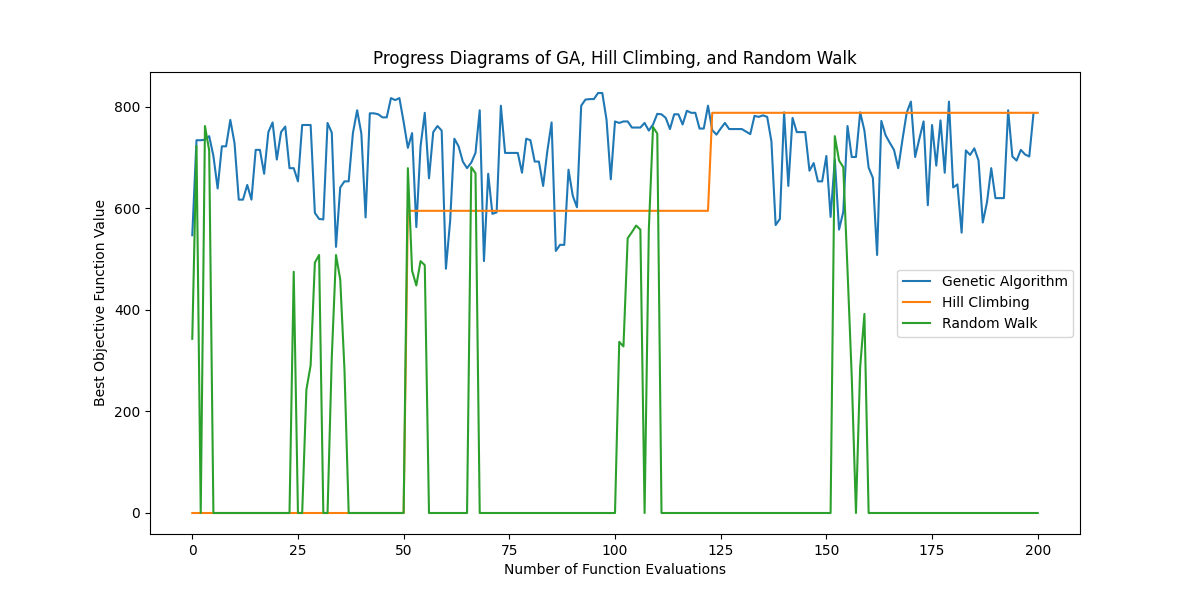

Reproduce this figure in Python.
import matplotlib.pyplot as plt
from p2e import *
from p2cd import *

# We need to modify the hill climbing and random walk algorithms to keep track of the best fitness over time.

def hill_climbing_tracking():
    current_solution = initialize_population(1, NUM_ITEMS)[0]
    current_fitness = fitness(current_solution)
    best_fitness_over_time = [current_fitness]
    
    for _ in range(200):  # Maximum number of iterations
        neighbor = mutate(current_solution[:])
        neighbor_fitness = fitness(neighbor)
        
        # If the neighboring solution is better, move to it and record the fitness
        if neighbor_fitness > current_fitness:
            current_solution, current_fitness = neighbor, neighbor_fitness
        best_fitness_over_time.append(current_fitness)
    
    return best_fitness_over_time

def random_walk_tracking():
    current_solution = initialize_population(1, NUM_ITEMS)[0]
    current_fitness = fitness(current_solution)
    fitness_over_time = [current_fitness]
    
    for _ in range(200):  # Maximum number of iterations
        current_solution = mutate(current_solution[:])
        current_fitness = fitness(current_solution)
        fitness_over_time.append(current_fitness)
    
    return fitness_over_time

# Modify genetic_algorithm to track best fitness over time
def genetic_algorithm_tracking():
    population = initialize_population(POPULATION_SIZE, NUM_ITEMS)
    best_fitness_over_time = []
    
    for _ in range(NUM_GENERATIONS):
        fitnesses = np.array([fitness(ind) for ind in population])
        best_fitness_over_time.append(max(fitnesses))
        
        parents = selection(population, fitnesses)
        
        # Create the next generation using crossover
        next_generation = []
        for i in range(0, len(parents), 2):
            child1 = crossover(parents[i], parents[i+1])
            child2 = crossover(parents[i], parents[i+1])
            next_generation.extend([child1, child2])
        
        # Apply mutation to the new generation
        next_generation = [mutation(child) for child in next_generation[:POPULATION_SIZE]]
        
        # Replace the old population with the new generation
        population = np.array(next_generation)
    
    return best_fitness_over_time

# Collect data
ga_progress = genetic_algorithm_tracking()
hc_progress = hill_climbing_tracking()
rw_progress = random_walk_tracking()

# Plot progress diagrams
plt.figure(figsize=(12, 6))
plt.plot(ga_progress, label='Genetic Algorithm')
plt.plot(hc_progress, label='Hill Climbing')
plt.plot(rw_progress, label='Random Walk')
plt.xlabel('Number of Function Evaluations')
plt.ylabel('Best Objective Function Value')
plt.title('Progress Diagrams of GA, Hill Climbing, and Random Walk')
plt.legend()
plt.savefig('p2f.png')